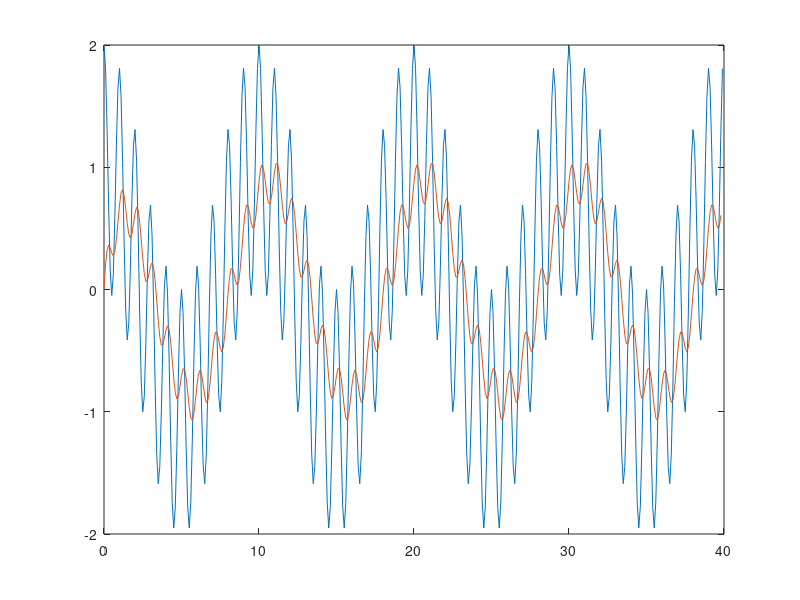

This chart was generated by the following MATLAB code:
t = [0.000000 0.100000 0.200000 0.300000 0.400000 0.500000 0.600000 0.700000 0.800000 0.900000 1.000000 1.100000 1.200000 1.300000 1.400000 1.500000 1.600000 1.700000 1.800000 1.900000 2.000000 2.100000 2.200000 2.300000 2.400000 2.500000 2.600000 2.700000 2.800000 2.900000 3.000000 3.100000 3.200000 3.300000 3.400000 3.500000 3.600000 3.700000 3.800000 3.900000 4.000000 4.100000 4.200000 4.300000 4.400000 4.500000 4.600000 4.700000 4.800000 4.900000 5.000000 5.100000 5.200000 5.300000 5.400000 5.500000 5.600000 5.700000 5.800000 5.900000 6.000000 6.100000 6.200000 6.300000 6.400000 6.500000 6.600000 6.700000 6.800000 6.900000 7.000000 7.100000 7.200000 7.300000 7.400000 7.500000 7.600000 7.700000 7.800000 7.900000 8.000000 8.100000 8.200000 8.300000 8.400000 8.500000 8.600000 8.700000 8.800000 8.900000 9.000000 9.100000 9.200000 9.300000 9.400000 9.500000 9.600000 9.700000 9.800000 9.900000 10.000000 10.100000 10.200000 10.300000 10.400000 10.500000 10.600000 10.700000 10.800000 10.900000 11.000000 11.100000 11.200000 11.300000 11.400000 11.500000 11.600000 11.700000 11.800000 11.900000 12.000000 12.100000 12.200000 12.300000 12.400000 12.500000 12.600000 12.700000 12.800000 12.900000 13.000000 13.100000 13.200000 13.300000 13.400000 13.500000 13.600000 13.700000 13.800000 13.900000 14.000000 14.100000 14.200000 14.300000 14.400000 14.500000 14.600000 14.700000 14.800000 14.900000 15.000000 15.100000 15.200000 15.300000 15.400000 15.500000 15.600000 15.700000 15.800000 15.900000 16.000000 16.100000 16.200000 16.300000 16.400000 16.500000 16.600000 16.700000 16.800000 16.900000 17.000000 17.100000 17.200000 17.300000 17.400000 17.500000 17.600000 17.700000 17.800000 17.900000 18.000000 18.100000 18.200000 18.300000 18.400000 18.500000 18.600000 18.700000 18.800000 18.900000 19.000000 19.100000 19.200000 19.300000 19.400000 19.500000 19.600000 19.700000 19.800000 19.900000 20.000000 20.100000 20.200000 20.300000 20.400000 20.500000 20.600000 20.700000 20.800000 20.900000 21.000000 21.100000 21.200000 21.300000 21.400000 21.500000 21.600000 21.700000 21.800000 21.900000 22.000000 22.100000 22.200000 22.300000 22.400000 22.500000 22.600000 22.700000 22.800000 22.900000 23.000000 23.100000 23.200000 23.300000 23.400000 23.500000 23.600000 23.700000 23.800000 23.900000 24.000000 24.100000 24.200000 24.300000 24.400000 24.500000 24.600000 24.700000 24.800000 24.900000 25.000000 25.100000 25.200000 25.300000 25.400000 25.500000 25.600000 25.700000 25.800000 25.900000 26.000000 26.100000 26.200000 26.300000 26.400000 26.500000 26.600000 26.700000 26.800000 26.900000 27.000000 27.100000 27.200000 27.300000 27.400000 27.500000 27.600000 27.700000 27.800000 27.900000 28.000000 28.100000 28.200000 28.300000 28.400000 28.500000 28.600000 28.700000 28.800000 28.900000 29.000000 29.100000 29.200000 29.300000 29.400000 29.500000 29.600000 29.700000 29.800000 29.900000 30.000000 30.100000 30.200000 30.300000 30.400000 30.500000 30.600000 30.700000 30.800000 30.900000 31.000000 31.100000 31.200000 31.300000 31.400000 31.500000 31.600000 31.700000 31.800000 31.900000 32.000000 32.100000 32.200000 32.300000 32.400000 32.500000 32.600000 32.700000 32.800000 32.900000 33.000000 33.100000 33.200000 33.300000 33.400000 33.500000 33.600000 33.700000 33.800000 33.900000 34.000000 34.100000 34.200000 34.300000 34.400000 34.500000 34.600000 34.700000 34.800000 34.900000 35.000000 35.100000 35.200000 35.300000 35.400000 35.500000 35.600000 35.700000 35.800000 35.900000 36.000000 36.100000 36.200000 36.300000 36.400000 36.500000 36.600000 36.700000 36.800000 36.900000 37.000000 37.100000 37.200000 37.300000 37.400000 37.500000 37.600000 37.700000 37.800000 37.900000 38.000000 38.100000 38.200000 38.300000 38.400000 38.500000 38.600000 38.700000 38.800000 38.900000 39.000000 39.100000 39.200000 39.300000 39.400000 39.500000 39.600000 39.700000 39.800000 39.900000 ];
x = [2.000000 1.807044 1.301133 0.673272 0.159567 -0.048943 0.120758 0.595807 1.185320 1.653342 1.809017 1.579534 1.037992 0.375537 -0.171588 -0.412214 -0.273194 0.172729 0.734788 1.177137 1.309018 1.057715 0.496411 -0.183671 -0.746218 -0.999999 -0.871814 -0.434362 0.121623 0.560320 0.690985 0.440904 -0.116745 -0.790752 -1.344832 -1.587784 -1.446451 -0.993581 -0.419969 0.038493 0.190984 -0.035297 -0.567267 -1.213821 -1.738779 -1.951056 -1.777614 -1.291328 -0.683122 -0.189025 -0.000000 -0.188994 -0.683072 -1.291278 -1.777584 -1.951057 -1.738812 -1.213874 -0.567320 -0.035331 0.190981 0.038521 -0.419923 -0.993535 -1.446424 -1.587788 -1.344867 -0.790808 -0.116800 0.440868 0.690979 0.560346 0.121668 -0.434317 -0.871788 -1.000004 -0.746254 -0.183727 0.496355 1.057678 1.309013 1.177163 0.734834 0.172775 -0.273168 -0.412218 -0.171623 0.375483 1.037938 1.579499 1.809014 1.653371 1.185368 0.595855 0.120787 -0.048945 0.159535 0.673220 1.301082 1.807013 2.000000 1.807076 1.301184 0.673323 0.159600 -0.048942 0.120728 0.595758 1.185272 1.653314 1.809020 1.579569 1.038046 0.375592 -0.171553 -0.412210 -0.273221 0.172683 0.734742 1.177110 1.309023 1.057751 0.496466 -0.183615 -0.746181 -0.999993 -0.871840 -0.434408 0.121578 0.560293 0.690990 0.440940 -0.116689 -0.790697 -1.344796 -1.587779 -1.446478 -0.993628 -0.420016 0.038465 0.190987 -0.035263 -0.567214 -1.213769 -1.738746 -1.951054 -1.777644 -1.291377 -0.683171 -0.189056 -0.000000 -0.188963 -0.683022 -1.291229 -1.777554 -1.951059 -1.738845 -1.213927 -0.567373 -0.035365 0.190978 0.038549 -0.419876 -0.993488 -1.446397 -1.587792 -1.344903 -0.790863 -0.116855 0.440831 0.690974 0.560372 0.121714 -0.434272 -0.871762 -1.000009 -0.746291 -0.183782 0.496299 1.057642 1.309008 1.177189 0.734879 0.172821 -0.273141 -0.412223 -0.171659 0.375428 1.037884 1.579465 1.809011 1.653399 1.185416 0.595903 0.120816 -0.048947 0.159502 0.673169 1.301030 1.806981 2.000000 1.807107 1.301235 0.673375 0.159633 -0.048940 0.120699 0.595710 1.185224 1.653286 1.809024 1.579603 1.038100 0.375646 -0.171517 -0.412206 -0.273248 0.172637 0.734697 1.177084 1.309028 1.057787 0.496522 -0.183559 -0.746145 -0.999988 -0.871866 -0.434453 0.121532 0.560267 0.690995 0.440976 -0.116634 -0.790642 -1.344760 -1.587775 -1.446505 -0.993675 -0.420063 0.038437 0.190990 -0.035229 -0.567161 -1.213716 -1.738713 -1.951052 -1.777674 -1.291426 -0.683221 -0.189087 -0.000000 -0.188932 -0.682972 -1.291179 -1.777524 -1.951061 -1.738878 -1.213980 -0.567427 -0.035399 0.190975 0.038576 -0.419829 -0.993442 -1.446369 -1.587797 -1.344939 -0.790918 -0.116910 0.440795 0.690969 0.560398 0.121759 -0.434227 -0.871737 -1.000015 -0.746327 -0.183838 0.496243 1.057605 1.309003 1.177215 0.734925 0.172866 -0.273114 -0.412227 -0.171694 0.375374 1.037830 1.579430 1.809008 1.653427 1.185464 0.595951 0.120845 -0.048948 0.159470 0.673117 1.300979 1.806949 2.000000 1.807139 1.301286 0.673426 0.159665 -0.048938 0.120670 0.595662 1.185176 1.653257 1.809027 1.579638 1.038154 0.375700 -0.171482 -0.412201 -0.273275 0.172591 0.734651 1.177058 1.309033 1.057824 0.496578 -0.183504 -0.746108 -0.999983 -0.871892 -0.434498 0.121487 0.560241 0.691000 0.441012 -0.116579 -0.790587 -1.344725 -1.587771 -1.446532 -0.993721 -0.420110 0.038409 0.190994 -0.035195 -0.567108 -1.213663 -1.738679 -1.951051 -1.777704 -1.291476 -0.683271 -0.189117 -0.000000 -0.188901 -0.682922 -1.291130 -1.777494 -1.951062 -1.738911 -1.214032 -0.567480 -0.035433 0.190972 0.038604 -0.419782 -0.993395 -1.446342 -1.587801 -1.344974 -0.790973 -0.116966 0.440759 0.690964 0.560424 0.121804 -0.434182 -0.871711 -1.000020 -0.746364 -0.183894 0.496188 1.057569 1.308998 1.177242 0.734971 0.172912 -0.273088 -0.412231 -0.171729 0.375320 1.037776 1.579396 1.809005 1.653456 1.185512 0.596000 0.120875 -0.048950 0.159437 0.673066 1.300928 1.806918 ];
t2 = [0.000000 0.100000 0.200000 0.300000 0.400000 0.500000 0.600000 0.700000 0.800000 0.900000 1.000000 1.100000 1.200000 1.300000 1.400000 1.500000 1.600000 1.700000 1.800000 1.900000 2.000000 2.100000 2.200000 2.300000 2.400000 2.500000 2.600000 2.700000 2.800000 2.900000 3.000000 3.100000 3.200000 3.300000 3.400000 3.500000 3.600000 3.700000 3.800000 3.900000 4.000000 4.100000 4.200000 4.300000 4.400000 4.500000 4.600000 4.700000 4.800000 4.900000 5.000000 5.100000 5.200000 5.300000 5.400000 5.500000 5.600000 5.700000 5.800000 5.900000 6.000000 6.100000 6.200000 6.300000 6.400000 6.500000 6.600000 6.700000 6.800000 6.900000 7.000000 7.100000 7.200000 7.300000 7.400000 7.500000 7.600000 7.700000 7.800000 7.900000 8.000000 8.100000 8.200000 8.300000 8.400000 8.500000 8.600000 8.700000 8.800000 8.900000 9.000000 9.100000 9.200000 9.300000 9.400000 9.500000 9.600000 9.700000 9.800000 9.900000 10.000000 10.100000 10.200000 10.300000 10.400000 10.500000 10.600000 10.700000 10.800000 10.900000 11.000000 11.100000 11.200000 11.300000 11.400000 11.500000 11.600000 11.700000 11.800000 11.900000 12.000000 12.100000 12.200000 12.300000 12.400000 12.500000 12.600000 12.700000 12.800000 12.900000 13.000000 13.100000 13.200000 13.300000 13.400000 13.500000 13.600000 13.700000 13.800000 13.900000 14.000000 14.100000 14.200000 14.300000 14.400000 14.500000 14.600000 14.700000 14.800000 14.900000 15.000000 15.100000 15.200000 15.300000 15.400000 15.500000 15.600000 15.700000 15.800000 15.900000 16.000000 16.100000 16.200000 16.300000 16.400000 16.500000 16.600000 16.700000 16.800000 16.900000 17.000000 17.100000 17.200000 17.300000 17.400000 17.500000 17.600000 17.700000 17.800000 17.900000 18.000000 18.100000 18.200000 18.300000 18.400000 18.500000 18.600000 18.700000 18.800000 18.900000 19.000000 19.100000 19.200000 19.300000 19.400000 19.500000 19.600000 19.700000 19.800000 19.900000 20.000000 20.100000 20.200000 20.300000 20.400000 20.500000 20.600000 20.700000 20.800000 20.900000 21.000000 21.100000 21.200000 21.300000 21.400000 21.500000 21.600000 21.700000 21.800000 21.900000 22.000000 22.100000 22.200000 22.300000 22.400000 22.500000 22.600000 22.700000 22.800000 22.900000 23.000000 23.100000 23.200000 23.300000 23.400000 23.500000 23.600000 23.700000 23.800000 23.900000 24.000000 24.100000 24.200000 24.300000 24.400000 24.500000 24.600000 24.700000 24.800000 24.900000 25.000000 25.100000 25.200000 25.300000 25.400000 25.500000 25.600000 25.700000 25.800000 25.900000 26.000000 26.100000 26.200000 26.300000 26.400000 26.500000 26.600000 26.700000 26.800000 26.900000 27.000000 27.100000 27.200000 27.300000 27.400000 27.500000 27.600000 27.700000 27.800000 27.900000 28.000000 28.100000 28.200000 28.300000 28.400000 28.500000 28.600000 28.700000 28.800000 28.900000 29.000000 29.100000 29.200000 29.300000 29.400000 29.500000 29.600000 29.700000 29.800000 29.900000 30.000000 30.100000 30.200000 30.300000 30.400000 30.500000 30.600000 30.700000 30.800000 30.900000 31.000000 31.100000 31.200000 31.300000 31.400000 31.500000 31.600000 31.700000 31.800000 31.900000 32.000000 32.100000 32.200000 32.300000 32.400000 32.500000 32.600000 32.700000 32.800000 32.900000 33.000000 33.100000 33.200000 33.300000 33.400000 33.500000 33.600000 33.700000 33.800000 33.900000 34.000000 34.100000 34.200000 34.300000 34.400000 34.500000 34.600000 34.700000 34.800000 34.900000 35.000000 35.100000 35.200000 35.300000 35.400000 35.500000 35.600000 35.700000 35.800000 35.900000 36.000000 36.100000 36.200000 36.300000 36.400000 36.500000 36.600000 36.700000 36.800000 36.900000 37.000000 37.100000 37.200000 37.300000 37.400000 37.500000 37.600000 37.700000 37.800000 37.900000 38.000000 38.100000 38.200000 38.300000 38.400000 38.500000 38.600000 38.700000 38.800000 38.900000 39.000000 39.100000 39.200000 39.300000 39.400000 39.500000 39.600000 39.700000 39.800000 ];
y = [0.000000 0.201730 0.324462 0.363401 0.340646 0.297154 0.277462 0.313001 0.410382 0.549140 0.689787 0.789114 0.816897 0.767626 0.662777 0.542770 0.451680 0.420539 0.455620 0.536167 0.622444 0.671036 0.651541 0.558302 0.412672 0.254968 0.129180 0.066269 0.072448 0.126912 0.189882 0.217905 0.180546 0.072115 -0.086066 -0.253710 -0.386862 -0.454593 -0.450728 -0.396114 -0.330573 -0.297610 -0.327713 -0.426634 -0.573115 -0.726942 -0.844234 -0.894145 -0.870588 -0.794501 -0.705807 -0.648112 -0.652015 -0.723379 -0.841066 -0.964980 -1.051367 -1.069508 -1.013446 -0.904254 -0.781988 -0.690390 -0.660196 -0.697409 -0.781025 -0.871088 -0.923979 -0.909112 -0.820662 -0.679831 -0.526800 -0.405437 -0.346593 -0.356386 -0.413923 -0.479351 -0.509146 -0.472818 -0.364624 -0.205845 -0.036734 0.098780 0.169786 0.170119 0.120633 0.061148 0.035162 0.073154 0.180858 0.336995 0.501324 0.629933 0.691939 0.681213 0.618650 0.544123 0.501189 0.520394 0.607546 0.741449 0.881947 0.985224 1.020496 0.981740 0.889960 0.785145 0.710973 0.698111 0.752495 0.853058 0.959777 1.028968 1.029981 0.956928 0.830950 0.692170 0.584398 0.538436 0.560351 0.629203 0.705095 0.744464 0.716778 0.616263 0.464166 0.300715 0.169816 0.102364 0.104509 0.155390 0.215182 0.240384 0.200522 0.089868 -0.070291 -0.239696 -0.374416 -0.443541 -0.440915 -0.387399 -0.322831 -0.290728 -0.321594 -0.421192 -0.568277 -0.722644 -0.840419 -0.890762 -0.867587 -0.791839 -0.703442 -0.646008 -0.650140 -0.721708 -0.839578 -0.963658 -1.050196 -1.068474 -1.012534 -0.903447 -0.781271 -0.689750 -0.659623 -0.696894 -0.780565 -0.870680 -0.923620 -0.908799 -0.820391 -0.679594 -0.526590 -0.405247 -0.346420 -0.356227 -0.413779 -0.479223 -0.509037 -0.472727 -0.364550 -0.205783 -0.036679 0.098831 0.169836 0.170169 0.120680 0.061190 0.035196 0.073178 0.180873 0.337005 0.501332 0.629943 0.691954 0.681231 0.618669 0.544140 0.501201 0.520398 0.607544 0.741444 0.881943 0.985224 1.020502 0.981750 0.889973 0.785157 0.710980 0.698112 0.752491 0.853051 0.959771 1.028966 1.029986 0.956939 0.830963 0.692182 0.584406 0.538438 0.560348 0.629197 0.705090 0.744463 0.716784 0.616274 0.464181 0.300728 0.169825 0.102367 0.104506 0.155385 0.215178 0.240385 0.200529 0.089880 -0.070277 -0.239683 -0.374407 -0.443539 -0.440918 -0.387405 -0.322836 -0.290729 -0.321588 -0.421181 -0.568264 -0.722632 -0.840411 -0.890761 -0.867592 -0.791847 -0.703449 -0.646011 -0.650137 -0.721700 -0.839567 -0.963649 -1.050192 -1.068476 -1.012541 -0.903458 -0.781281 -0.689756 -0.659623 -0.696888 -0.780557 -0.870673 -0.923618 -0.908804 -0.820401 -0.679607 -0.526603 -0.405255 -0.346422 -0.356224 -0.413773 -0.479218 -0.509037 -0.472733 -0.364562 -0.205798 -0.036693 0.098822 0.169833 0.170172 0.120686 0.061194 0.035195 0.073171 0.180861 0.336991 0.501319 0.629935 0.691952 0.681235 0.618675 0.544145 0.501202 0.520394 0.607535 0.741431 0.881932 0.985217 1.020502 0.981756 0.889982 0.785165 0.710984 0.698110 0.752484 0.853042 0.959763 1.028963 1.029989 0.956948 0.830975 0.692193 0.584413 0.538439 0.560343 0.629190 0.705085 0.744463 0.716790 0.616286 0.464195 0.300741 0.169834 0.102369 0.104503 0.155380 0.215174 0.240385 0.200536 0.089891 -0.070262 -0.239669 -0.374398 -0.443536 -0.440921 -0.387411 -0.322840 -0.290729 -0.321583 -0.421170 -0.568251 -0.722620 -0.840404 -0.890760 -0.867597 -0.791854 -0.703456 -0.646013 -0.650134 -0.721691 -0.839556 -0.963639 -1.050187 -1.068478 -1.012549 -0.903468 -0.781290 -0.689761 -0.659622 -0.696883 -0.780549 -0.870667 -0.923616 -0.908808 -0.820411 -0.679620 -0.526615 -0.405263 -0.346424 -0.356221 -0.413767 -0.479214 -0.509037 -0.472740 -0.364573 -0.205812 -0.036706 0.098813 0.169830 0.170175 0.120691 0.061198 0.035195 0.073165 0.180849 0.336976 0.501306 0.629927 0.691950 0.681238 0.618682 0.544151 0.501203 0.520389 0.607525 ];
plot(t,x);
hold on, plot(t2,y);